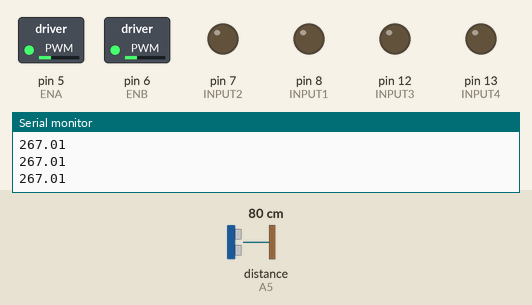
The sketch below on a simulated Arduino Uno, built with avr-gcc and run on an emulated ATmega328P. Shown: switched loads named in the sketch (green lamp = pin HIGH), output pins drawn as LEDs (lit = HIGH), the last lines printed to the serial monitor. Wiring (inferred from the names in the program): ultrasonic range finder: trigger A4; echo A5. The inputs (shaded band) are chosen by the test bench; at power-on: distance to the obstacle (sensor on A5) 80 cm. The echo pulse lasts 58.3 µs per cm; pins used as bus, display or sensor lines are not drawn.

Above: at 1.2 s.
1.3 s: distance to the obstacle (sensor on A5) set to 42 cm
2.8 s: distance to the obstacle (sensor on A5) set to 35 cm
At 4.0 s:
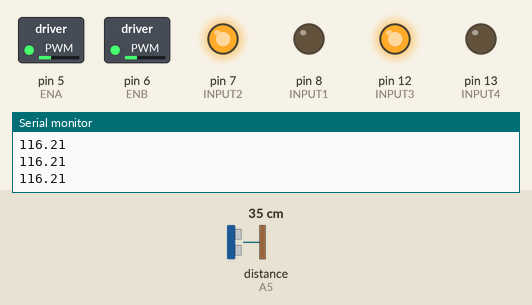
4.3 s: distance to the obstacle (sensor on A5) set to 8 cm
5.8 s: distance to the obstacle (sensor on A5) set to 5 cm
At 6.6 s:
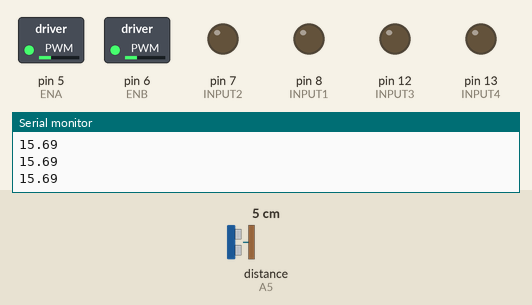
7.3 s: distance to the obstacle (sensor on A5) set to 9 cm
At 7.7 s:
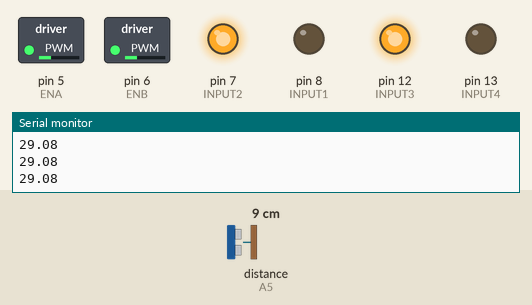
Timing chart, 0 to 9.8 s (numbered marks = the images above; inputs shaded):
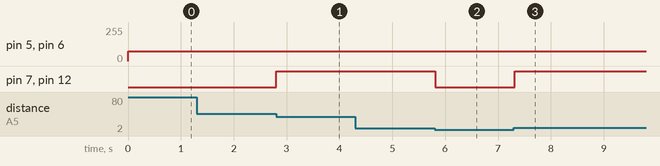

Measured:
- the behaviour switches between 39 and 38 cm on distance to the obstacle (sensor on A5) (found by bisection; images 0 and 1)
- the behaviour switches between 7 and 6 cm on distance to the obstacle (sensor on A5) (found by bisection; images 1 and 2)
- after the input at 2.8 s, pin 7 (INPUT2), pin 12 (INPUT3): LOW → HIGH at once
- after the input at 5.8 s, pin 7 (INPUT2), pin 12 (INPUT3): HIGH → LOW at once
- after the input at 7.3 s, pin 7 (INPUT2), pin 12 (INPUT3): LOW → HIGH at once

The sketch:

exp4.ino
```cpp
#include <Servo.h>
#include <EEPROM.h>

int INPUT1 = 8;
int INPUT2 = 7;
int INPUT3 = 12;
int INPUT4 = 13;
int Input_Detect_Left = A3;
int Input_Detect_Right = A2;
int Echo = A5;
int Trig = A4;
float Ldistance;
int count = 0;
int v1 = 0;
int v2 = 0;
int v3 = 0;
#define MOTOR_GO_LEFT           \
  {                             \
    digitalWrite(INPUT1, LOW);  \
    digitalWrite(INPUT2, HIGH); \
    digitalWrite(INPUT3, LOW);  \
    digitalWrite(INPUT4, HIGH); \
  } //³µÌåÇ°½ø
#define MOTOR_GO_RIGHT          \
  {                             \
    digitalWrite(INPUT1, HIGH); \
    digitalWrite(INPUT2, LOW);  \
    digitalWrite(INPUT3, HIGH); \
    digitalWrite(INPUT4, LOW);  \
  } //³µÌåÇ°½ø

#define MOTOR_GO_FORWARD        \
  {                             \
    digitalWrite(INPUT1, LOW);  \
    digitalWrite(INPUT2, HIGH); \
    digitalWrite(INPUT3, HIGH); \
    digitalWrite(INPUT4, LOW);  \
  } //³µÌåÇ°½ø
#define MOTOR_GO_STOP          \
  {                            \
    digitalWrite(INPUT1, LOW); \
    digitalWrite(INPUT2, LOW); \
    digitalWrite(INPUT3, LOW); \
    digitalWrite(INPUT4, LOW); \
  } //³µÌåÇ°½ø
#define MOTOR_GO_BACK           \
  {                             \
    digitalWrite(INPUT1, HIGH); \
    digitalWrite(INPUT2, LOW);  \
    digitalWrite(INPUT3, LOW);  \
    digitalWrite(INPUT4, HIGH); \
  } //³µÌåÇ°½ø
int rec_taken = 0;
int index = 7;
char rec;
int IR_R;
int IR_L;
int Left_Speed_Hold = 200;
int Right_Speed_Hold = 200;
int ENA = 5;
int ENB = 6;
int follow_begin = 0;
int Left_Speed[8] = {
    60, 65,70,75,80,85,90,95};
int Right_Speed[8] = {
    60, 65,70,75,80,85,90,95};
void FollowLine()
{
  index = 7;
  Left_Speed_Hold = Left_Speed[index];
  Right_Speed_Hold = Right_Speed[index];
  analogWrite(ENB, Left_Speed_Hold);
  analogWrite(ENA, Right_Speed_Hold);
  IR_L = digitalRead(Input_Detect_Left);
  IR_R = digitalRead(Input_Detect_Right);
  if ((IR_L == LOW) && (IR_R == LOW))
  {
    MOTOR_GO_FORWARD;
    return;
  }
  if ((IR_L == LOW) && (IR_R == HIGH))
  {
    MOTOR_GO_RIGHT;
    return;
  }
  if ((IR_L == HIGH) && (IR_R == LOW))
  {
    MOTOR_GO_LEFT;
    return;
  }
  if ((IR_L == HIGH) && (IR_R == HIGH))
  {
    MOTOR_GO_STOP;
    return;
  }
}
void GetMessage()
{
  if (Serial.available())
  {
    rec = Serial.read();
    Serial.println(rec);
    rec_taken = 0;
  }
  Left_Speed_Hold = Left_Speed[index];
  Right_Speed_Hold = Right_Speed[index];
  analogWrite(ENB, Left_Speed_Hold);  //¸øL298Ê¹ÄÜ¶ËB¸³Öµ
  analogWrite(ENA, Right_Speed_Hold); //¸øL298Ê¹ÄÜ¶ËA¸³Öµ
  switch (rec)
  {
  case 'a':
    MOTOR_GO_LEFT;
    return;
  case 'd':
    MOTOR_GO_RIGHT;
    return;
  case 'w':
    MOTOR_GO_FORWARD;
    return;
  case 's':
    MOTOR_GO_STOP;
    return;
  case 'b':
    MOTOR_GO_BACK;
    return;
  case '+':
    if ((((rec_taken) == (0)) && ((index) < (10))))
    {
      index++;
      rec_taken = 1;
      return;
    }
  case '-':
    if ((((rec_taken) == (0)) && ((index) > (0))))
    {
      index--;
      rec_taken = 1;
      return;
    }
  case '1':
    follow_begin = 1;
    if (rec_taken == 0)
      Serial.println("follow begin"), rec_taken = 1;
    break;
  case '2':
    follow_begin = 0;
    if (rec_taken == 0)
      Serial.println("follow end"), rec_taken = 1;
    break;
  case 'p':
  {
    if (rec_taken == 0)
    {
      Serial.print("left: ");
      Serial.println(IR_L);
      Serial.print("right: ");
      Serial.println(IR_R);
      rec_taken = 1;
    }
    break;
  }
  case 'o':
  {
    if (rec_taken == 0)
    {
      Serial.print("distance: ");
      Serial.println(Ldistance);
      rec_taken = 1;
    }
    break;
  }
  default:
    break;
  }
}

char getdistance()
{
  digitalWrite(Trig, LOW);
  delayMicroseconds(2);
  digitalWrite(Trig, HIGH);
  delayMicroseconds(10);
  digitalWrite(Trig, LOW);
  Ldistance = pulseIn(Echo, HIGH);
  Ldistance = Ldistance / 5.8 / 3;
  Serial.println(Ldistance);
  return Ldistance;
}
void setup()
{
  pinMode(INPUT1, OUTPUT);
  pinMode(INPUT2, OUTPUT);
  pinMode(INPUT3, OUTPUT);
  pinMode(INPUT4, OUTPUT);
  Serial.begin(9600);
  pinMode(ENA, OUTPUT);
  pinMode(ENB, OUTPUT);
  pinMode(Input_Detect_Left, INPUT);
  pinMode(Input_Detect_Right, INPUT);
  pinMode(Echo, INPUT);
  pinMode(Trig, OUTPUT);
}

void loop()
{
  index = 3;
  Left_Speed_Hold = Left_Speed[index];
  Right_Speed_Hold = Right_Speed[index];
  analogWrite(ENB, Left_Speed_Hold);
  analogWrite(ENA, Right_Speed_Hold);

  if (getdistance() <= 20)
  {
    MOTOR_GO_STOP;
  }
  else
    MOTOR_GO_FORWARD;
}
```
